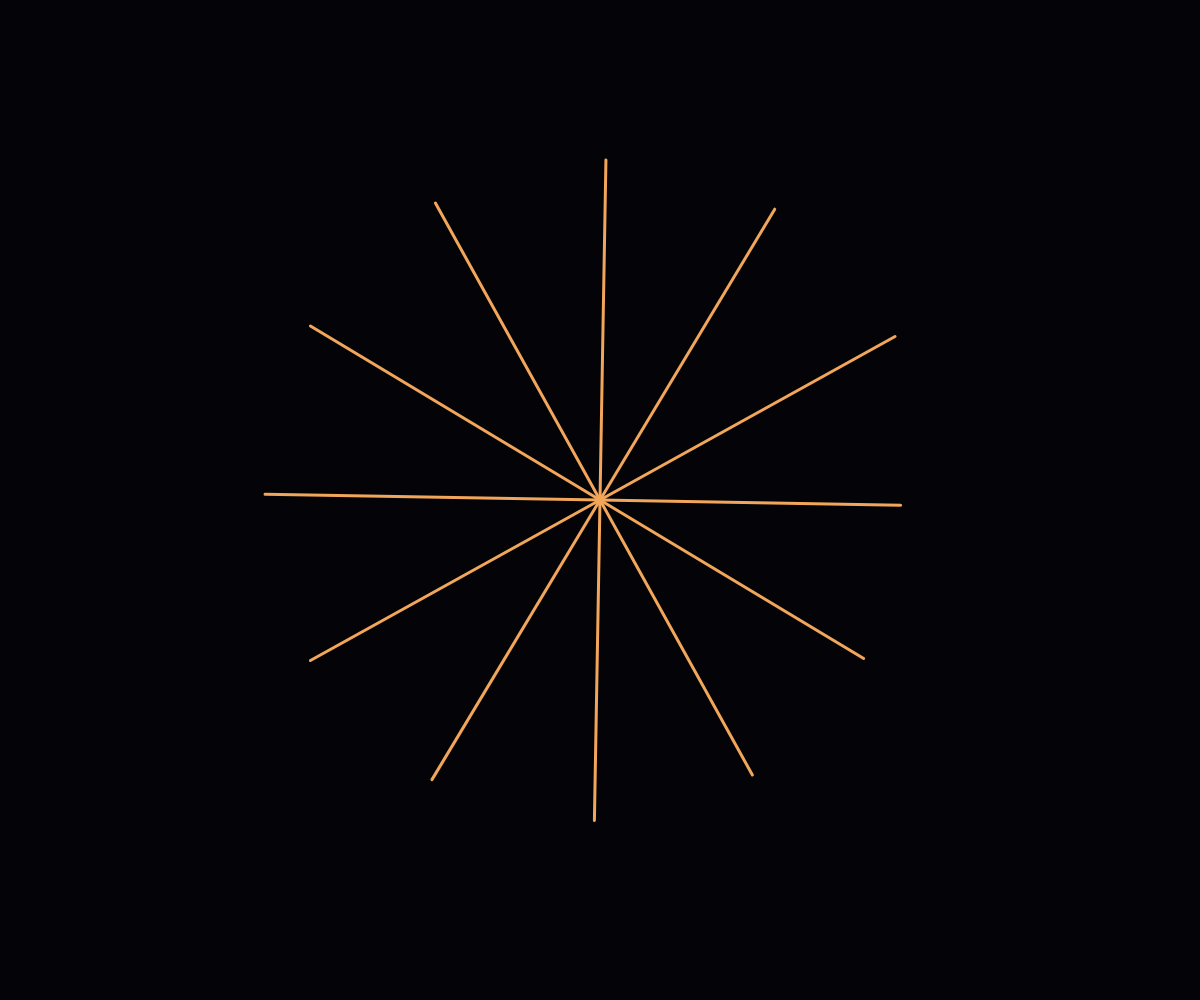
Frame 1 (no input)
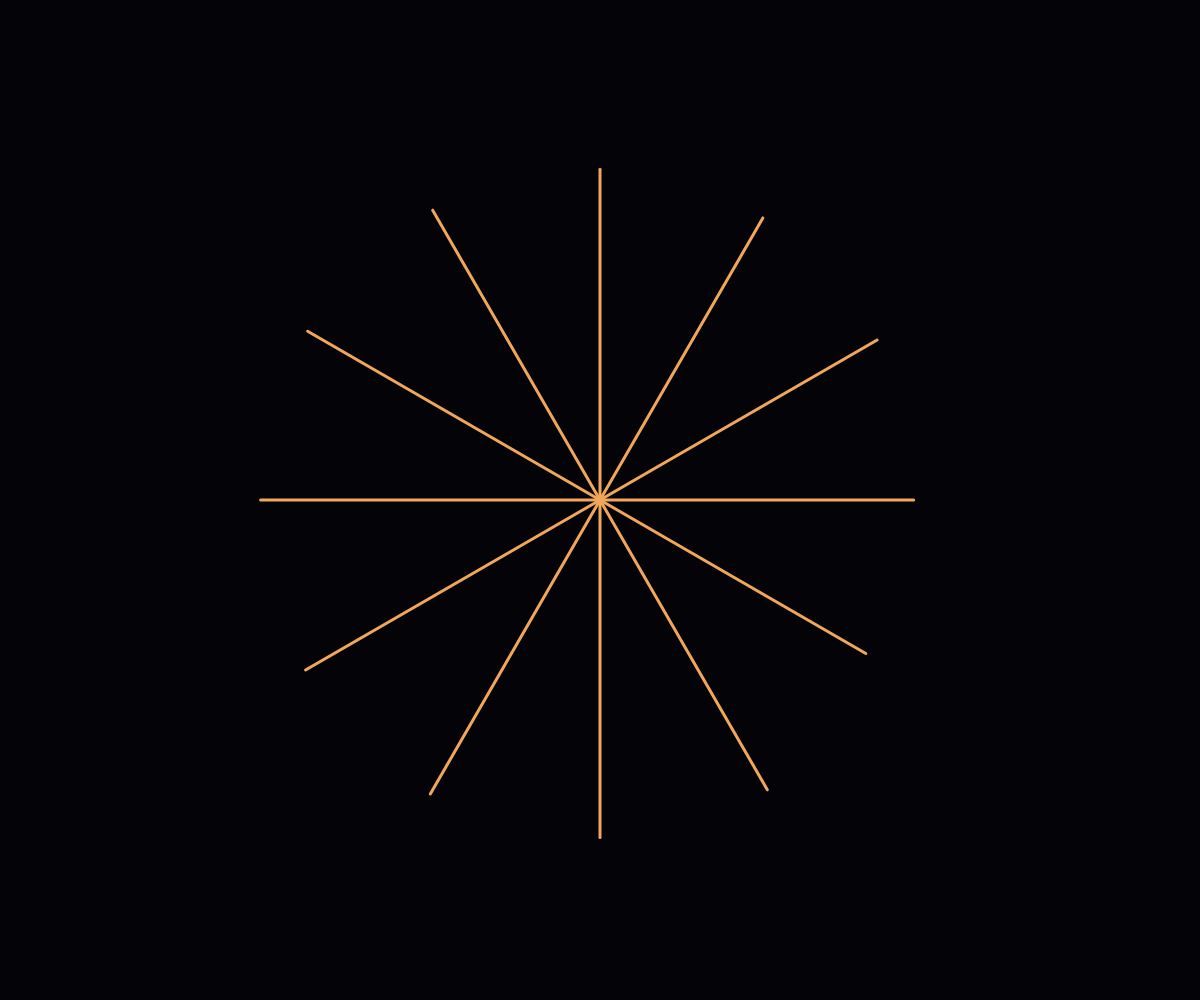
Frame 60 (no input)
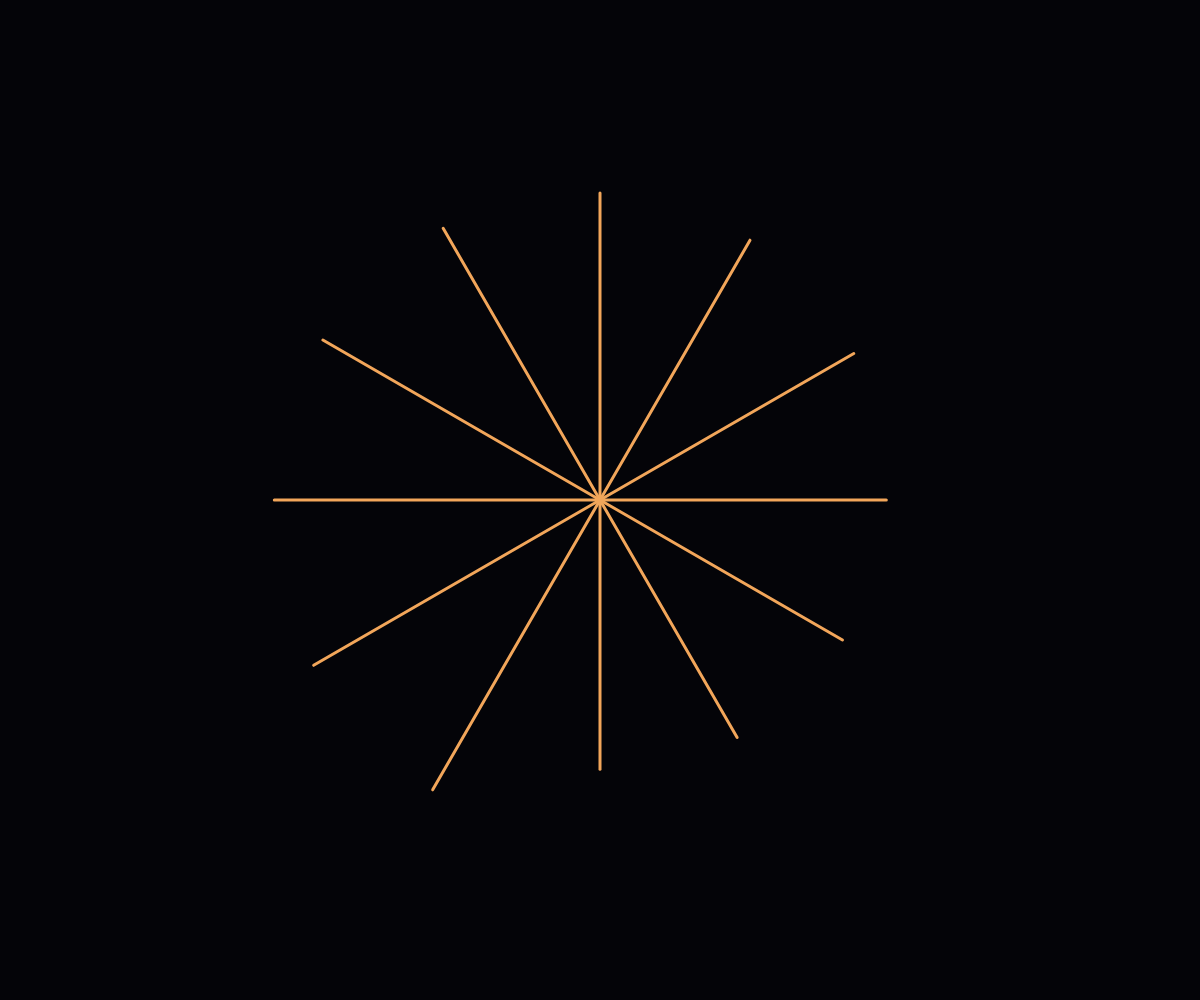
Frame 120 (the mouse pressed at the canvas centre since frame 60)

The p5.js sketch that drew these frames (run headless with seeded random() and noise() and a simulated clock; from frame 60 on, the mouse is pressed at the canvas centre):

// p5.js sketch
// ── sketch.js
const PRINCIPLES = 12;

function setup() {
  createCanvas(windowWidth, windowHeight);
  angleMode(DEGREES);
}

function draw() {
  background('#040408');
  translate(width * 0.5, height * 0.5);
  stroke('#f2a65a');
  strokeWeight(3);
  noFill();
  for (let i = 0; i < PRINCIPLES; i++) {
    push();
    rotate((360 / PRINCIPLES) * i + frameCount);
    const len = min(width, height) * 0.3 + sin(frameCount + i * 10) * 40;
    line(0, 0, len, 0);
    pop();
  }
}

function windowResized() {
  resizeCanvas(windowWidth, windowHeight);
}
